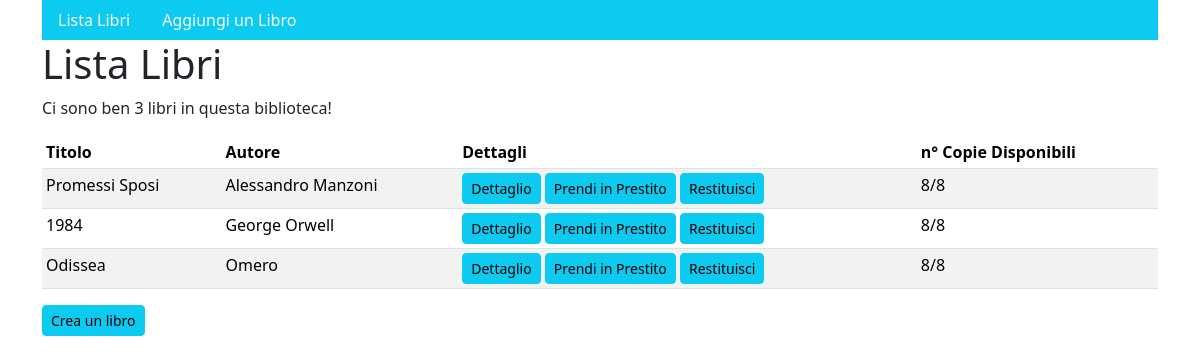
The page /gestione/mattoni/ (signed in) on the database its author committed.
### gestione/models.py (models this page shows, shortened)
class Libro(models.Model):
    titolo = models.CharField(max_length=200)
    autore = models.CharField(max_length=50)
    pagine = models.IntegerField(default=100)
    class Meta:
        verbose_name_plural = 'Libri'
    def get_availables(self):
        return self.copie.filter(data_prestito__isnull=True).count()

### gestione/views.py (the view)
# urls.py: path('mattoni/', mattoni, name="mattoni"),
def mattoni(request):
    template_name = "gestione/listalibri.html"
    lista_filtrata = Libro.objects.filter(pagine__gt= 300)
    ctx = {"title": "Lista Libri",
           "listalibri": lista_filtrata}
    return render(request, template_name, ctx)

### templates/gestione/listalibri.html (shortened to what this page needs)
{% extends 'base/base.html' %}
{% block content %}
    <h1> {{ title }} </h1>
    {% if listalibri.count > 0 %}
        <p> Ci sono ben {{listalibri.count}} libri in questa biblioteca! </p>
        <table class="table table-striped table-sm">
            <thead>
                <tr>
                  <th scope="col">Titolo</th>
                  <th scope="col">Autore</th>
                  <th scope="col">Dettagli</th>
                    <th scope="col"> n° Copie Disponibili</th>
                </tr>
            </thead>
            <tbody>
                {% for l in listalibri %}
                    <tr>
                        <td>{{ l.titolo }}</td>
                        <td>{{ l.autore }}</td>
                            <td><a class="btn btn-sm btn-info" href="{% url 'dettaglio' l.id %}">Dettaglio </a>
                            {% if request.user.is_authenticated %}
                                <a class="btn btn-sm btn-info" href="{% url 'prestito' l.id %}">Prendi in Prestito</a>
                                <a class="btn btn-sm btn-info" href="{% url 'restituisci_libro' l.id %}">Restituisci</a>
                            </td>
                        {% endif %}
                        <td>{{ l.get_availables }}/{{ l.copie.all.count }}</td>
                    </tr>
                {% endfor %}
            </tbody>
        </table>
    {% else %}
        <p>Non ci sono libri!</p>
    {% endif %}
    <a class="btn btn-sm btn-info" href="{% url 'crea_libro' %}">Crea un libro</a>
{% endblock %}

### rows shown on the page
Libro: titolo "Promessi Sposi", autore "Alessandro Manzoni", get_availables "8", copie.all.count "8"
Libro: titolo "1984", autore "George Orwell", get_availables "8", copie.all.count "8"
Libro: titolo "Odissea", autore "Omero", get_availables "8", copie.all.count "8"

### other values the page prints
{{ title }} "Lista Libri"
{{ listalibri.count }} "3"
